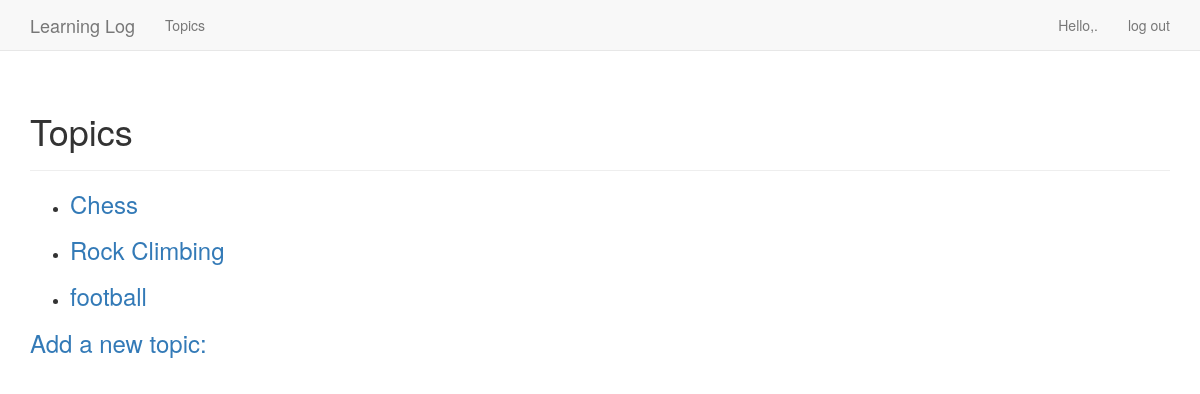
Before: /topics/ (signed in) with the older database file.
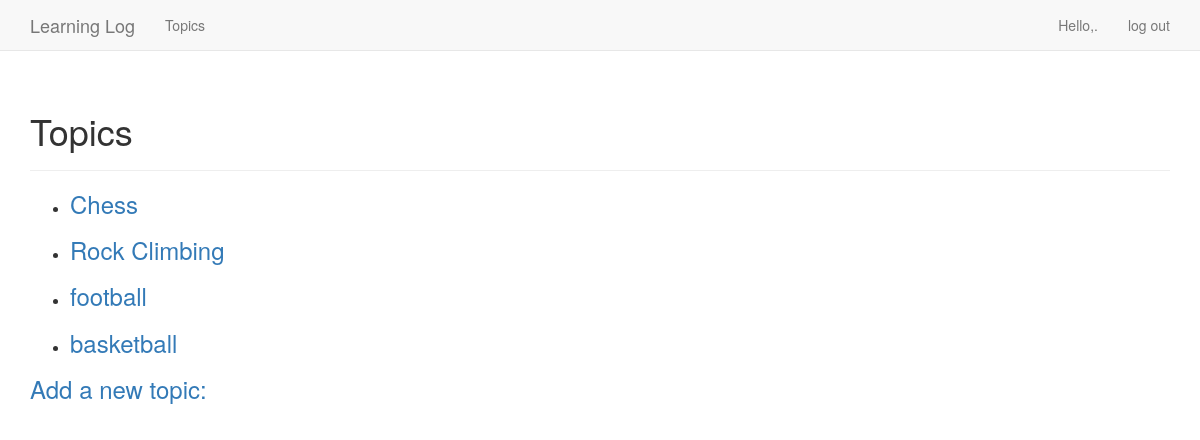
After: the same page with the newer database file.
### learning_logs/models.py (models this page shows)
class Topic(models.Model):
    text = models.CharField(max_length=200)  # 预留200
    date_added = models.DateTimeField(auto_now_add=True) # 自动记录当前时间
    owner = models.ForeignKey(User)
    def __str__(self):
        return self.text

### learning_logs/views.py (the view)
# urls.py: url(r'^topics/$',views.topics,name='topics'),
@login_required
def topics(request):
    topics = Topic.objects.filter(owner=request.user).order_by('date_added')
    context = {'topics':topics}
    return render(request,'learning_logs/topics.html',context)

### learning_logs/templates/learning_logs/topics.html
{% extends 'learning_logs/base.html' %}
{% block header %}
  <h1>Topics</h1>
{% endblock header %}
{% block content %}
  <ul>
    {% for topic in topics %}
      <li>
        <h3>
          <a href="{% url 'learning_logs:topic' topic.id %}">{{ topic }}</a>
        </h3>
      </li>
    {% empty %}
      <li>No topics have been added yet.</li>
    {% endfor %}
  </ul>
  <h3><a href="{% url 'learning_logs:new_topic' %}">Add a new topic:</a></h3>
{% endblock content %}

Changed rows visible on the page:
added Topic: text "basketball"
